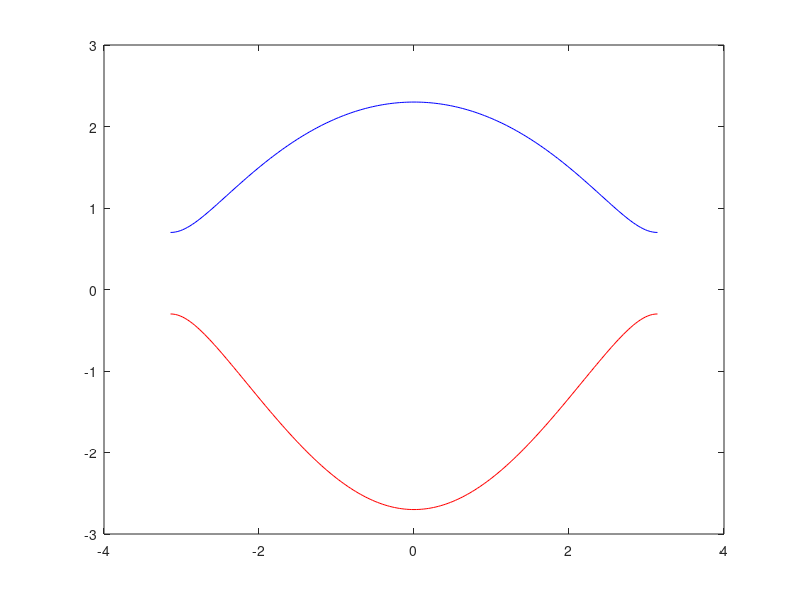

MATLAB code to generate this figure:
%% H2
e0=0;
H11=e0;
H22=e0;
H12=-1;
S12=-0.1*H12;
S12=0.2;

e1=(e0+H12)/(1+S12);
e2=(e0-H12)/(1-S12);

figure(1);
plot([-1 1],[H11 H22],'bs',[0 0],[e1 e2],'kd')

%% linear chain of s orbitals, with overlap and next-nearest neighbor
a=1;
kx=[-1:0.01:1].*pi()/a;
alpha=0;
beta1=-1;
S1=-0.2*beta1;
beta2=-0.2;
S2=-(S1/beta1)*beta2;

Ek=(alpha + 2*beta1*cos(kx.*a) + 2*beta2*cos(kx.*(2*a)) ) ...
    ./(1 + 2*S1*cos(kx.*a) + 2*S2*cos(kx.*(2*a)) );

plot(kx,Ek)
set(gca,'XAxisLocation','origin')
set(gca,'YAxisLocation','origin')

%% linear chain of s orbitals, with basis (Jahn-Teller)
a=1;
b=1.0*a/2;

beta_nnn=-0.1;
beta1=-1.0;
beta2=-1.5;

Ek1=alpha + 2*beta_nnn*cos(kx.*a) + (beta1^2 + beta2^2 + 2*beta1*beta2*cos(kx.*a)).^(1/2);
Ek2=alpha + 2*beta_nnn*cos(kx.*a) - (beta1^2 + beta2^2 + 2*beta1*beta2*cos(kx.*a)).^(1/2);

plot(kx,Ek1,'b',kx,Ek2,'r')
